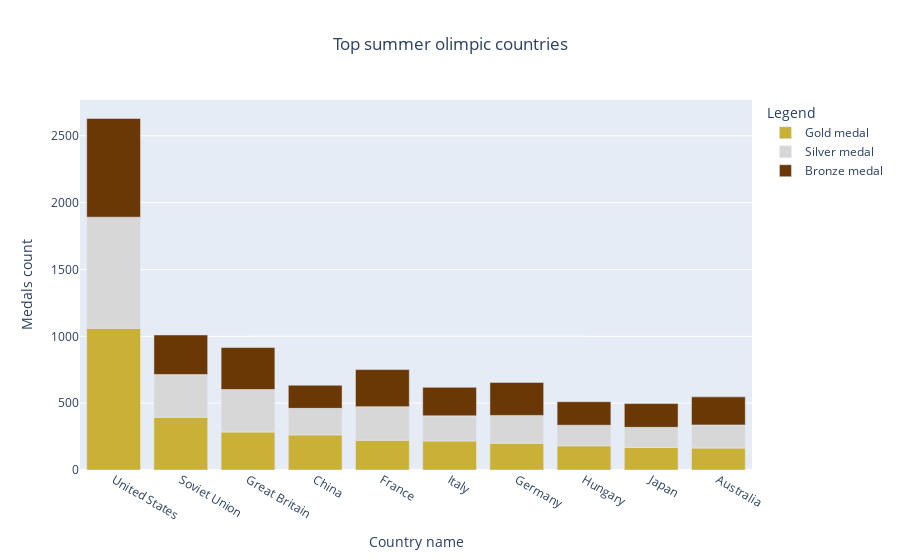

The notebook cell this image was saved under:
### Markdown cell above
### 3.2 Olimpic medals

### Code cell
colors = ['#C9B037','#D7D7D7','#6A3805']
legendnames = {'summer_gold':'Gold medal', 'summer_silver':'Silver medal','summer_bronze':'Bronze medal'}
summer=summer.head(10)
fig = px.bar(summer, x="countries", y=["summer_gold", "summer_silver", "summer_bronze"],title="Top summer olimpic countries", labels={
                     "value": "Medals count",
                     "countries": "Country name",
                     "variable": "Legend"
                 },color_discrete_sequence=colors)
fig.for_each_trace(lambda t: t.update(name = legendnames[t.name],
                                      legendgroup = legendnames[t.name],
                                      hovertemplate = t.hovertemplate.replace(t.name, legendnames[t.name])
                                     )
                  )
fig.update_layout(title_x=0.5,
                 )
fig.show()

### Figure 1 — Plotly figure (JSON) as saved in the notebook; plotly's stock layout.template omitted (floating-point values rounded to 4 significant figures)
{"data": [{"alignmentgroup": "True", "hovertemplate": "Legend=Gold medal<br>Country name=%{x}<br>Medals count=%{y}<extra></extra>", "legendgroup": "Gold medal", "marker": {"color": "#C9B037", "pattern": {"shape": ""}}, "name": "Gold medal", "offsetgroup": "summer_gold", "orientation": "v", "showlegend": true, "textposition": "auto", "type": "bar", "x": ["United States", "Soviet Union", "Great Britain", "China", "France", "Italy", "Germany", "Hungary", "Japan", "Australia"], "xaxis": "x", "y": [1060, 395, 284, 262, 223, 217, 201, 181, 169, 164], "yaxis": "y"}, {"alignmentgroup": "True", "hovertemplate": "Legend=Silver medal<br>Country name=%{x}<br>Medals count=%{y}<extra></extra>", "legendgroup": "Silver medal", "marker": {"color": "#D7D7D7", "pattern": {"shape": ""}}, "name": "Silver medal", "offsetgroup": "summer_silver", "orientation": "v", "showlegend": true, "textposition": "auto", "type": "bar", "x": ["United States", "Soviet Union", "Great Britain", "China", "France", "Italy", "Germany", "Hungary", "Japan", "Australia"], "xaxis": "x", "y": [831, 319, 318, 199, 251, 188, 207, 154, 150, 173], "yaxis": "y"}, {"alignmentgroup": "True", "hovertemplate": "Legend=Bronze medal<br>Country name=%{x}<br>Medals count=%{y}<extra></extra>", "legendgroup": "Bronze medal", "marker": {"color": "#6A3805", "pattern": {"shape": ""}}, "name": "Bronze medal", "offsetgroup": "summer_bronze", "orientation": "v", "showlegend": true, "textposition": "auto", "type": "bar", "x": ["United States", "Soviet Union", "Great Britain", "China", "France", "Italy", "Germany", "Hungary", "Japan", "Australia"], "xaxis": "x", "y": [738, 296, 314, 173, 277, 213, 247, 176, 178, 210], "yaxis": "y"}], "layout": {"barmode": "relative", "legend": {"title": {"text": "Legend"}, "tracegroupgap": 0}, "title": {"text": "Top summer olimpic countries", "x": 0.5}, "xaxis": {"anchor": "y", "domain": [0, 1], "title": {"text": "Country name"}}, "yaxis": {"anchor": "x", "domain": [0, 1], "title": {"text": "Medals count"}}}}
